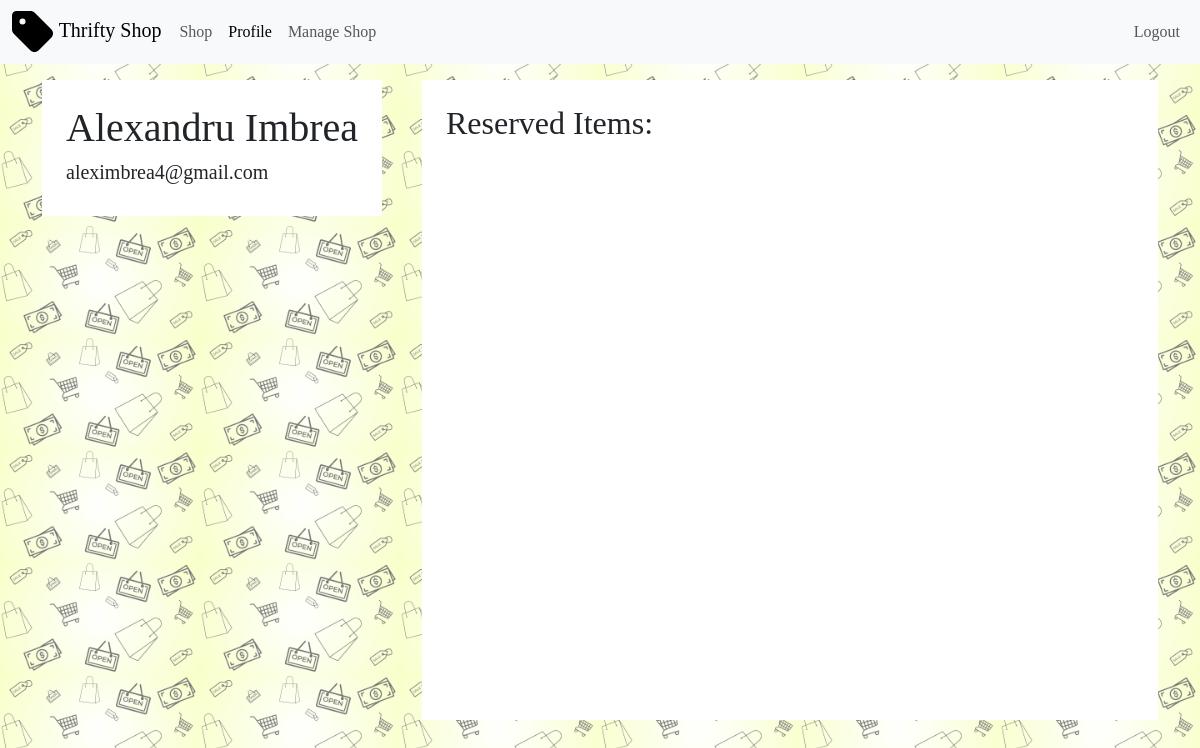
The app's page /profile (signed in) with its own data.
### shop/models.py (models this page shows, shortened)
class User(db.Model, UserMixin):
    id = db.Column(db.Integer(), primary_key=True)
    name = db.Column(db.String(length=50), nullable=False)
    surname = db.Column(db.String(length=50), nullable=False)
    email = db.Column(db.String(length=80), nullable=False, unique=True)
    password_hash = db.Column(db.String(length=60), nullable=False)
    is_owner = db.Column(db.Boolean(), default=False, nullable=False)
    items_reserved = db.relationship('Item', backref='booker', lazy=True)

### shop/routes.py (the view)
@app.route('/profile', methods=['GET', 'POST'])
@login_required
def profile():
    if request.method == 'POST':
        item_to_unreserve = Item.query.filter_by(id=request.form.get('item_id')).first()
        item_to_unreserve.booked = False
        item_to_unreserve.booker_id = None
        db.session.commit()
    items = Item.query.filter_by(booker_id=current_user.id)
    return render_template('profile.html', items = items)

### shop/models.py (called while the page is built)
@login_manager.user_loader
def load_user(user_id):
    return User.query.get(int(user_id))

### shop/templates/profile.html (shortened to what this page needs)
<!DOCTYPE html>
<html lang="en">
    <head>
        <link href="https://cdn.jsdelivr.net/npm/bootstrap@5.3.3/dist/css/bootstrap.min.css" rel="stylesheet"
>
        <link rel="stylesheet" href="../static/css/profile.css">
        <link rel="stylesheet" href="../static/css/style.css">
        <link rel="stylesheet" href="https://cdnjs.cloudflare.com/ajax/libs/font-awesome/6.0.0-beta3/css/all.min.css">
    </head>
<body>
    <nav class="navbar navbar-expand-lg bg-body-tertiary">
        <div class="container-fluid">
            <a class="navbar-brand" href="{{ url_for('homepage') }}">
                <img src="/static/imgs/tag-solid.svg" alt="Logo" style="max-height: 6vh;">
                Thrifty Shop
            </a>
            <div class="collapse navbar-collapse" id="navbarNav">
                <ul class="navbar-nav me-auto" style="margin-left: 3vw;">
                    <li class="nav-item">
                        <a class="nav-link" href="{{ url_for('shop') }}">Shop</a>
                    </li>
                    {% if current_user.is_authenticated %}
                        <li class="nav-item">
                            <a class="nav-link active" href="{{ url_for('profile') }}">Profile</a>
                        </li>
                    {% endif %}
                    {% if current_user.is_owner %}
                        <li class="nav-item">
                            <a href="{{ url_for('manage') }}" class="nav-link">Manage Shop</a>
                        </li>
                    {% endif %}
                </ul>
                <ul class="navbar-nav">
                    {% if current_user.is_authenticated %}
                    <li class="nav-item">
                        <a class="nav-link" href="{{ url_for('logout') }}">Logout</a>
                    </li>
                    {% endif %}
                </ul>
            </div>
        </div>
    </nav>
    <div class="container">
        <div class="row">
            <div class="col-4">
            <div class="info mt-3">
                <h1>{{current_user.name}} {{current_user.surname}}</h1>
                <h5>{{current_user.email}}</h5>
            </div>
        </div>
            <div class="col-8">
                <div class="item-list mt-3 p-4">
                    <h2>Reserved Items:</h2>
                </div>
            </div>
        </div>
    </div>
</body>
</html>

### shop/static/css/profile.css (style rules this page uses)
body { background-image: url('../imgs/Sfondo.png'); background-size: 200px; }
.info { background-color: #FFFF; max-width: fit-content; padding: 2vw; }
.item-list { width: 100%; height: 80vh; background-color: #FFFF; }

### shop/static/css/style.css (style rules this page uses)
* { font-family: cursive; margin: 0; padding: 0; }
.navbar { height: 8vh; width: 100vw; z-index: 1; }

### records on screen
User: name "Alexandru", surname "Imbrea", email "aleximbrea4@gmail.com"
